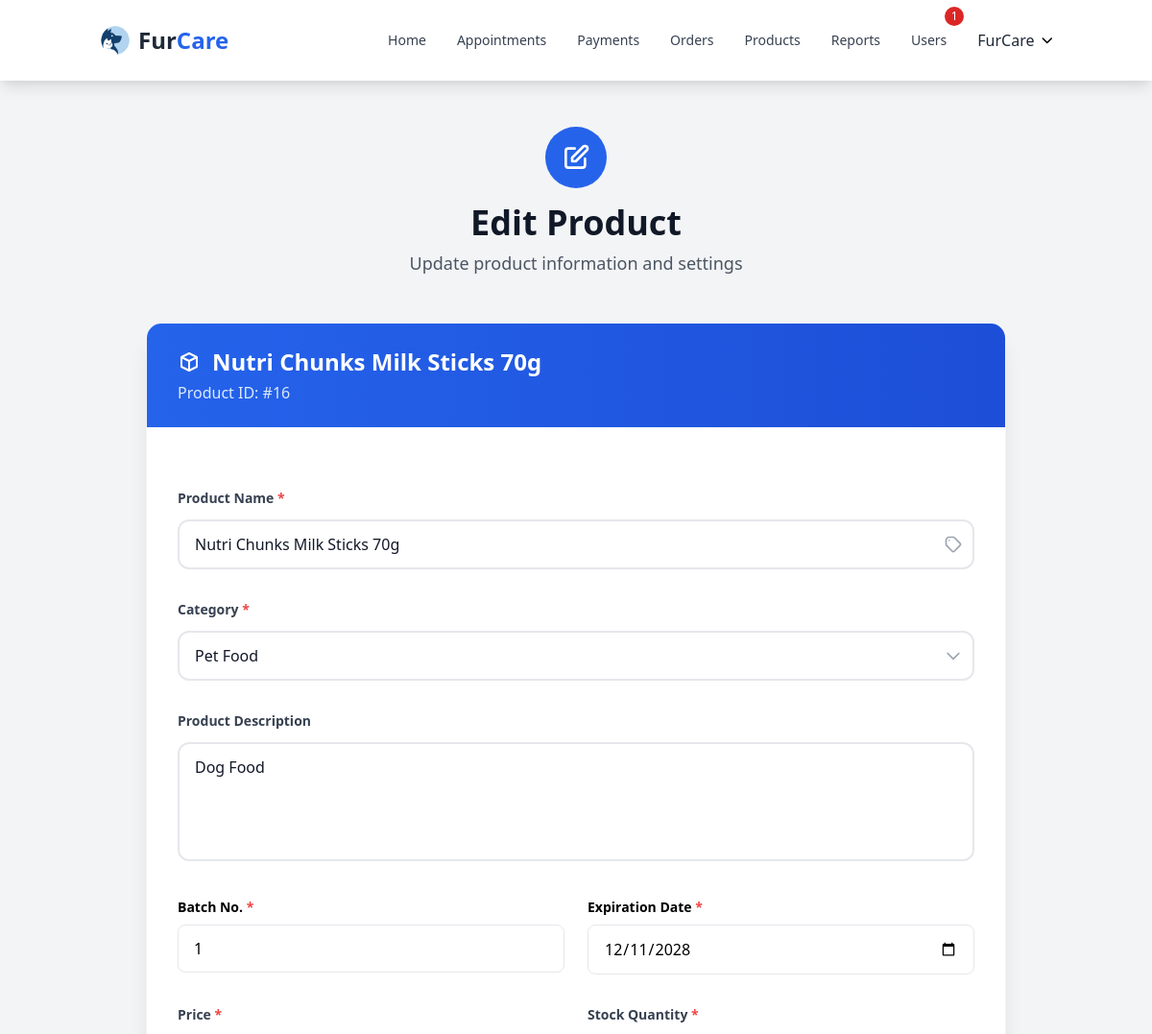
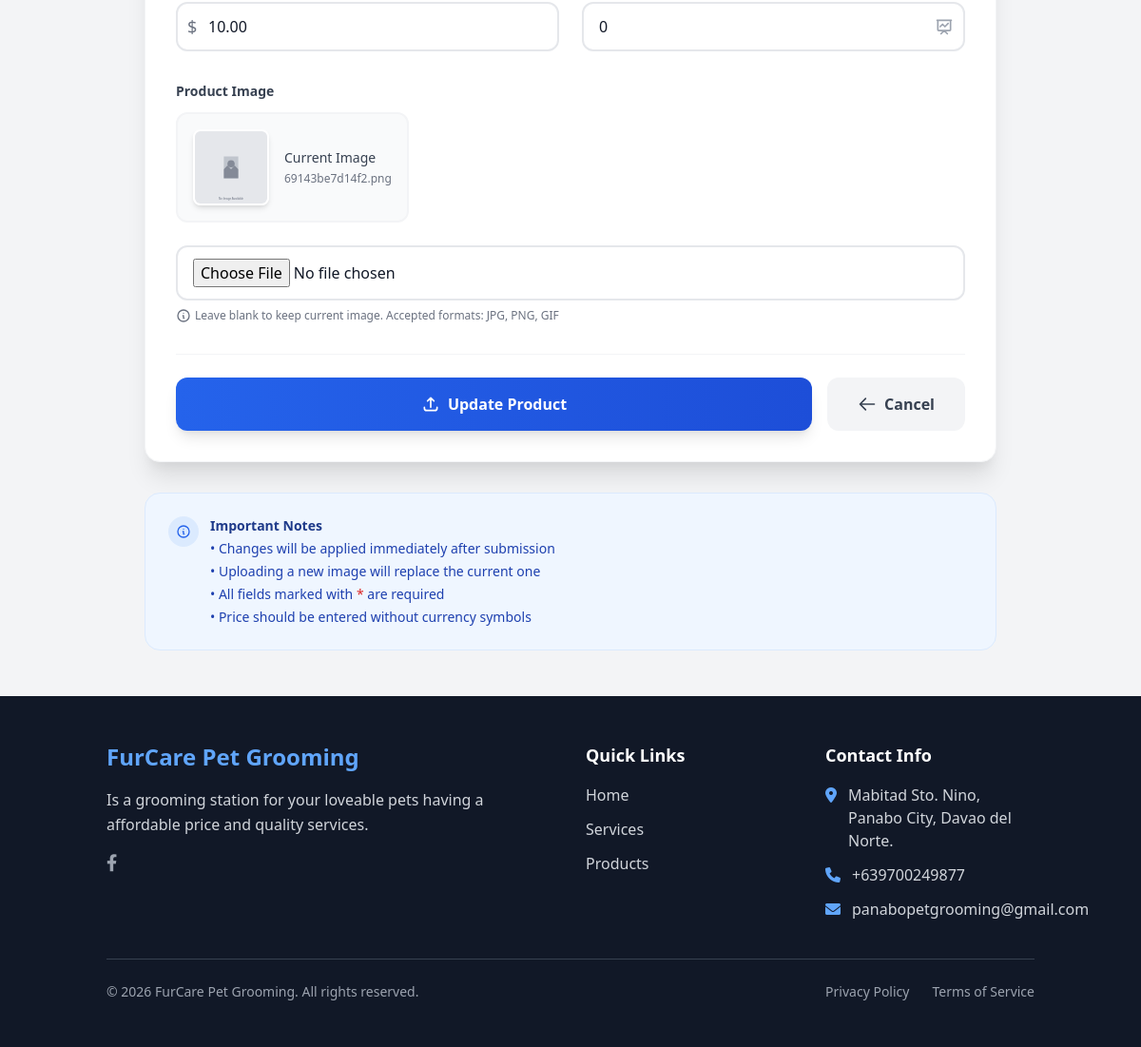
/admin/edit-product.php?id=16 (signed in), run on the app's committed database (2 pictures, top to bottom).
### tables this page shows
CREATE TABLE `users` (
  `id` int(11) NOT NULL,
  `first_name` varchar(50) NOT NULL,
  `last_name` varchar(50) NOT NULL,
  `email` varchar(100) NOT NULL,
  `password` varchar(255) NOT NULL,
  `phone` varchar(20) DEFAULT NULL,
  `address` text DEFAULT NULL,
  `is_admin` tinyint(1) DEFAULT 0,
  `is_verified` tinyint(1) DEFAULT 0,
  `is_approved` tinyint(1) NOT NULL DEFAULT 0,
  `verification_code` varchar(100) DEFAULT NULL,
  `reset_token` varchar(100) DEFAULT NULL,
  `reset_token_expires` datetime DEFAULT NULL,
  `created_at` timestamp NOT NULL DEFAULT current_timestamp(),
  `updated_at` timestamp NOT NULL DEFAULT current_timestamp() ON UPDATE current_timestamp(),
  `remember_token` varchar(100) DEFAULT NULL,
  `remember_token_expires` datetime DEFAULT NULL
);

CREATE TABLE `products` (
  `id` int(11) NOT NULL,
  `category_id` int(11) NOT NULL,
  `name` varchar(100) NOT NULL,
  `description` text DEFAULT NULL,
  `batchno` int(100) NOT NULL,
  `expiry` date DEFAULT NULL,
  `price` decimal(10,2) NOT NULL,
  `stock` int(11) NOT NULL,
  `image` varchar(255) DEFAULT NULL,
  `created_at` timestamp NOT NULL DEFAULT current_timestamp(),
  `updated_at` timestamp NOT NULL DEFAULT current_timestamp() ON UPDATE current_timestamp()
);

CREATE TABLE `product_categories` (
  `id` int(11) NOT NULL,
  `name` varchar(50) NOT NULL,
  `description` text DEFAULT NULL,
  `created_at` timestamp NOT NULL DEFAULT current_timestamp(),
  `updated_at` timestamp NOT NULL DEFAULT current_timestamp() ON UPDATE current_timestamp()
);

### admin/edit-product.php (the view, shortened to what the rows shown need)
<?php require_once __DIR__ . '/../includes/config.php';
if (!isset($_GET['id']) || !$product = getProductById($_GET['id'])) {
    header('Location: products.php');
    exit();
}
require_once __DIR__ . '/../includes/header.php';
?>
<div class="min-h-screen bg-gradient-to-br from-slate-50 via-white to-slate-100 py-12 px-4 sm:px-6 lg:px-8">
    <div class="max-w-4xl mx-auto">
        <div class="text-center mb-12">
            <h1 class="text-4xl font-bold text-gray-900 mb-2">Edit Product</h1>
        </div>
        <div class="bg-white rounded-2xl shadow-xl border border-gray-100 overflow-hidden">
            <div class="bg-gradient-to-r from-blue-600 to-blue-700 px-8 py-6">
                <h2 class="text-2xl font-semibold text-white flex items-center">
                    <svg class="w-6 h-6 mr-3" fill="none" stroke="currentColor" viewBox="0 0 24 24">
                        <path stroke-linecap="round" stroke-linejoin="round" stroke-width="2"
                            d="M20 7l-8-4-8 4m16 0l-8 4m8-4v10l-8 4m0-10L4 7m8 4v10M4 7v10l8 4"></path>
                    </svg>
                    <?php echo htmlspecialchars($product['name']); ?>
                </h2>
                <p class="text-blue-100 mt-1">Product ID: #<?php echo $product['id']; ?></p>
            </div>
            <div class="px-8 py-8">
                <form action="edit-product.php?id=<?php echo $product['id']; ?>" method="POST"
                    enctype="multipart/form-data" class="space-y-8">
                    <div class="group">
                        <div class="relative">
                            <input type="text" id="name" name="name" required
                                value="<?php echo htmlspecialchars($product['name']); ?>"
                                class="w-full px-4 py-3 border-2 border-gray-200 rounded-xl focus:border-blue-500 focus:ring-4 focus:ring-blue-100 transition-all duration-200 text-gray-900 placeholder-gray-400"
                                placeholder="Enter product name">
                            <div class="absolute inset-y-0 right-0 pr-3 flex items-center pointer-events-none">
                            </div>
                        </div>
                    </div>
                    <div class="group">
                        <div class="relative">
                            <select id="category_id" name="category_id" required
                                class="w-full px-4 py-3 border-2 border-gray-200 rounded-xl focus:border-blue-500 focus:ring-4 focus:ring-blue-100 transition-all duration-200 text-gray-900 appearance-none bg-white">
                                <?php foreach (getProductCategories() as $category): ?>
                                    <option value="<?php echo $category['id']; ?>" <?php echo $product['category_id'] == $category['id'] ? 'selected' : ''; ?>>
                                        <?php echo htmlspecialchars($category['name']); ?>
                                    </option>
                                <?php endforeach; ?>
                            </select>
                            <div class="absolute inset-y-0 right-0 pr-3 flex items-center pointer-events-none">
                            </div>
                        </div>
                    </div>
                    <div class="group">
                        <label for="description" class="block text-sm font-semibold text-gray-700 mb-3">
                            Product Description
                        </label>
                        <textarea id="description" name="description" rows="4"
                            class="w-full px-4 py-3 border-2 border-gray-200 rounded-xl focus:border-blue-500 focus:ring-4 focus:ring-blue-100 transition-all duration-200 text-gray-900 placeholder-gray-400 resize-none"
                            placeholder="Describe your product..."><?php echo htmlspecialchars($product['description']); ?></textarea>
                    </div>
                    <div class="grid grid-cols-1 md:grid-cols-2 gap-6">
                        <div class="space-y-2">
                            <div class="relative">
                                <input type="number" id="batchno" name="batchno" min="0" required
                                    value="<?php echo $product['batchno']; ?>"
                                    class="w-full px-4 py-3 border border-slate-300 rounded-lg focus:ring-2 focus:ring-blue-500 focus:border-blue-500 transition-colors duration-200 bg-slate-50 focus:bg-white"
                                    placeholder="Batch No.">
                            </div>
                        </div>
                        <div class="space-y-2">
                            <label for="expiry" class="block text-sm font-semibold text-slate-700">
                                Expiration Date <span class="text-red-500">*</span>
                            </label>
                            <input type="date" id="expiry" name="expiry" required min="<?php echo date('Y-m-d'); ?>"
                                value="<?php echo $product['expiry']; ?>"
                                class="w-full px-4 py-3 border border-slate-300 rounded-lg focus:ring-2 focus:ring-blue-500 focus:border-blue-500 transition-colors duration-200 bg-slate-50 focus:bg-white"
                                placeholder="Expiration Date">
                        </div>
                    </div>
                    <div class="grid grid-cols-1 md:grid-cols-2 gap-6">
                        <div class="group">
                            <div class="relative">
                                <div class="absolute inset-y-0 left-0 pl-3 flex items-center pointer-events-none">
                                    <span class="text-gray-500 text-lg font-medium">$</span>
                                </div>
                                <input type="number" id="price" name="price" step="0.01" min="0" required
                                    value="<?php echo $product['price']; ?>"
                                    class="w-full pl-8 pr-4 py-3 border-2 border-gray-200 rounded-xl focus:border-blue-500 focus:ring-4 focus:ring-blue-100 transition-all duration-200 text-gray-900"
                                    placeholder="0.00">
                            </div>
                        </div>
                        <div class="group">
                            <div class="relative">
                                <input type="number" id="stock" name="stock" min="0" required
                                    value="<?php echo $product['stock']; ?>"
                                    class="w-full px-4 py-3 border-2 border-gray-200 rounded-xl focus:border-blue-500 focus:ring-4 focus:ring-blue-100 transition-all duration-200 text-gray-900"
                                    placeholder="0">
                                <div class="absolute inset-y-0 right-0 pr-3 flex items-center pointer-events-none">
                                </div>
                            </div>
                        </div>
                    </div>
                    <div class="group">
                        <?php if ($product['image']): ?>
                            <div class="mb-6">
                                <div
                                    class="inline-flex items-center space-x-4 p-4 bg-gray-50 rounded-xl border-2 border-gray-100">
                                    <div class="flex-shrink-0">
                                        <img src="../assets/uploads/<?php echo $product['image'] ?: 'default-product.svg'; ?>"
                                            alt="<?php echo htmlspecialchars($product['name']); ?>"
                                            class="w-20 h-20 object-cover rounded-lg shadow-md border-2 border-white"
                                            onerror="this.onerror=null; this.src='../assets/uploads/default-product.svg';">
                                    </div>
                                    <div>
                                        <p class="text-sm font-medium text-gray-700">Current Image</p>
                                        <p class="text-xs text-gray-500 mt-1"><?php echo $product['image']; ?></p>
                                    </div>
                                </div>
                            </div>
                        <?php endif; ?>
                    </div>
                </form>
            </div>
        </div>
    </div>
</div>
<?php require_once __DIR__ . '/../includes/footer.php'; ?>

### includes/nav.php (shortened to what the rows shown need)
<?php
$current_page = basename($_SERVER['PHP_SELF']);
?>
<nav class="bg-white shadow-lg">
    <div class="container mx-auto px-4">
        <div class="flex justify-between items-center py-4">
            <div class="hidden md:flex items-center space-x-8">
                <?php if (isLoggedIn() && isAdmin()): ?>
                    <div class="hidden md:flex items-center space-x-8">
                        <a href="../admin/index.php"
                            class="text-sm font-medium <?= ($current_page == 'index.php') ? 'text-blue-600 border-b-2 border-blue-600 pb-4' : 'text-gray-700' ?> hover:text-blue-600 transition duration-300 py-4">
                            Home
                        </a>
                        <a href="../admin/appointments.php"
                            class="text-sm font-medium <?= ($current_page == 'appointments.php') ? 'text-blue-600 border-b-2 border-blue-600 pb-4' : 'text-gray-700' ?> hover:text-blue-600 transition duration-300 py-4 relative">
                            Appointments
                        </a>
                        <a href="../admin/payment-review.php"
                            class="text-sm font-medium <?= ($current_page == 'payment-review.php') ? 'text-blue-600 border-b-2 border-blue-600 pb-4' : 'text-gray-700' ?> hover:text-blue-600 transition duration-300 py-4 relative">
                            Payments
                        </a>
                        <a href="../admin/orders.php"
                            class="text-sm font-medium <?= ($current_page == 'orders.php') ? 'text-blue-600 border-b-2 border-blue-600 pb-4' : 'text-gray-700' ?> hover:text-blue-600 transition duration-300 py-4">
                            Orders
                        </a>
                        <a href="../admin/products.php"
                            class="text-sm font-medium <?= ($current_page == 'products.php') ? 'text-blue-600 border-b-2 border-blue-600 pb-4' : 'text-gray-700' ?> hover:text-blue-600 transition duration-300 py-4">
                            Products
                        </a>
                        <a href="../admin/reports.php"
                            class="text-sm font-medium <?= ($current_page == 'reports.php') ? 'text-blue-600 border-b-2 border-blue-600 pb-4' : 'text-gray-700' ?> hover:text-blue-600 transition duration-300 py-4">
                            Reports
                        </a>
                        <a href="../admin/manage-registrations.php"
                            class="text-sm font-medium <?= ($current_page == 'manage-registrations.php') ? 'text-blue-600 border-b-2 border-blue-600 pb-4' : 'text-gray-700' ?> hover:text-blue-600 transition duration-300 py-4 relative">
                            Users
                            <?php
                            $stmt = $pdo->prepare("SELECT COUNT(*) as pending_count FROM users WHERE is_approved = 0");
                            $stmt->execute();
                            $result = $stmt->fetch(PDO::FETCH_ASSOC);
                            $pending_reg_count = $result['pending_count'] ?? 0;
                            if ($pending_reg_count > 0): ?>
                                <span
                                    class="absolute -top-1 -right-2 bg-red-600 text-white text-xs rounded-full h-5 w-5 flex items-center justify-center font-medium transform translate-x-1/2 -translate-y-1/4">
                                    <?= $pending_reg_count ?>
                                </span>
                            <?php endif; ?>
                        </a>
                    </div>
                    <div class="relative group">
                        <button class="flex items-center space-x-2 focus:outline-none">
                            <span class="text-gray-800 text-md font-medium"><?php echo getUser()['first_name']; ?></span>
                            <i class="fas fa-chevron-down text-xs"></i>
                        </button>
                    </div>
                <?php endif; ?>
            </div>
        </div>
    </div>
</nav>

### data on the page
users: first_name "FurCare"
products: name "Nutri Chunks Milk Sticks 70g", id "16", category_id "Pet Food", description "Dog Food", batchno "1", expiry "12/11/2028", price "10.00", stock "0", image "69143be7d14f2.png"

### other printed values
$pending_reg_count "1"
